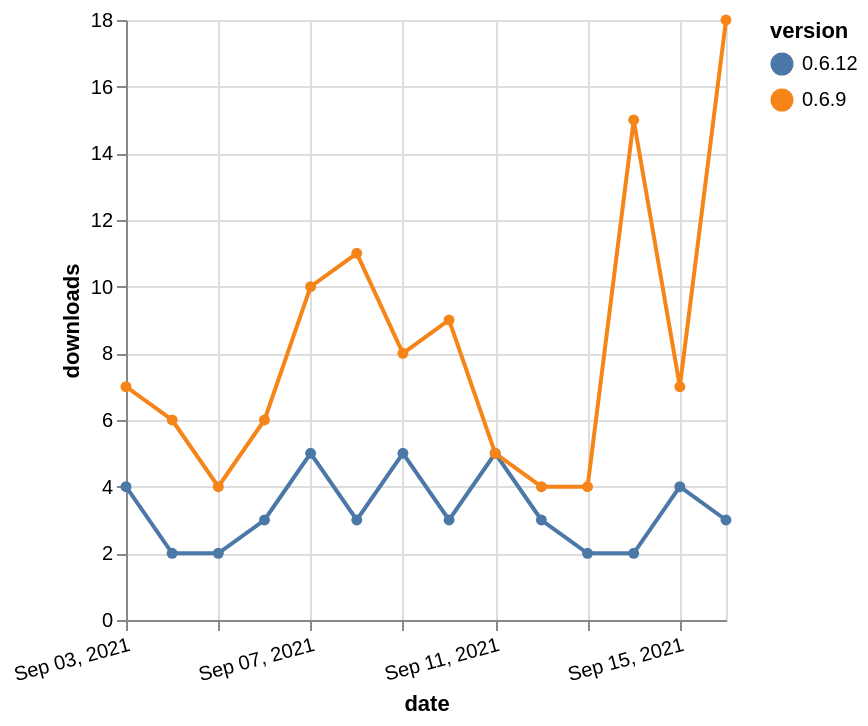

Describe this chart as a Vega-Lite specification.
### Vega-Lite specification from a JSON file in a GitHub repository (floating-point values rounded to 4 significant figures)
{"$schema": "https://vega.github.io/schema/vega-lite/v5.json", "description": "A simple bar chart with embedded data.", "data": {"values": [{"date": "2021-09-03", "total": 29656, "delta": 4, "version": "0.6.12"}, {"date": "2021-09-04", "total": 29658, "delta": 2, "version": "0.6.12"}, {"date": "2021-09-05", "total": 29660, "delta": 2, "version": "0.6.12"}, {"date": "2021-09-06", "total": 29663, "delta": 3, "version": "0.6.12"}, {"date": "2021-09-07", "total": 29668, "delta": 5, "version": "0.6.12"}, {"date": "2021-09-08", "total": 29671, "delta": 3, "version": "0.6.12"}, {"date": "2021-09-09", "total": 29676, "delta": 5, "version": "0.6.12"}, {"date": "2021-09-10", "total": 29679, "delta": 3, "version": "0.6.12"}, {"date": "2021-09-11", "total": 29684, "delta": 5, "version": "0.6.12"}, {"date": "2021-09-12", "total": 29687, "delta": 3, "version": "0.6.12"}, {"date": "2021-09-13", "total": 29689, "delta": 2, "version": "0.6.12"}, {"date": "2021-09-14", "total": 29691, "delta": 2, "version": "0.6.12"}, {"date": "2021-09-15", "total": 29695, "delta": 4, "version": "0.6.12"}, {"date": "2021-09-16", "total": 29698, "delta": 3, "version": "0.6.12"}, {"date": "2021-09-03", "total": 29010, "delta": 7, "version": "0.6.9"}, {"date": "2021-09-04", "total": 29016, "delta": 6, "version": "0.6.9"}, {"date": "2021-09-05", "total": 29020, "delta": 4, "version": "0.6.9"}, {"date": "2021-09-06", "total": 29026, "delta": 6, "version": "0.6.9"}, {"date": "2021-09-07", "total": 29036, "delta": 10, "version": "0.6.9"}, {"date": "2021-09-08", "total": 29047, "delta": 11, "version": "0.6.9"}, {"date": "2021-09-09", "total": 29055, "delta": 8, "version": "0.6.9"}, {"date": "2021-09-10", "total": 29064, "delta": 9, "version": "0.6.9"}, {"date": "2021-09-11", "total": 29069, "delta": 5, "version": "0.6.9"}, {"date": "2021-09-12", "total": 29073, "delta": 4, "version": "0.6.9"}, {"date": "2021-09-13", "total": 29077, "delta": 4, "version": "0.6.9"}, {"date": "2021-09-14", "total": 29092, "delta": 15, "version": "0.6.9"}, {"date": "2021-09-15", "total": 29099, "delta": 7, "version": "0.6.9"}, {"date": "2021-09-16", "total": 29117, "delta": 18, "version": "0.6.9"}]}, "width": "container", "mark": {"type": "line", "point": {"filled": true}}, "encoding": {"x": {"field": "date", "type": "temporal", "timeUnit": "yearmonthdate", "title": "date", "axis": {"labelAngle": -15}}, "y": {"field": "delta", "type": "quantitative", "title": "downloads"}, "color": {"field": "version", "type": "nominal"}, "tooltip": {"field": "delta"}}}
